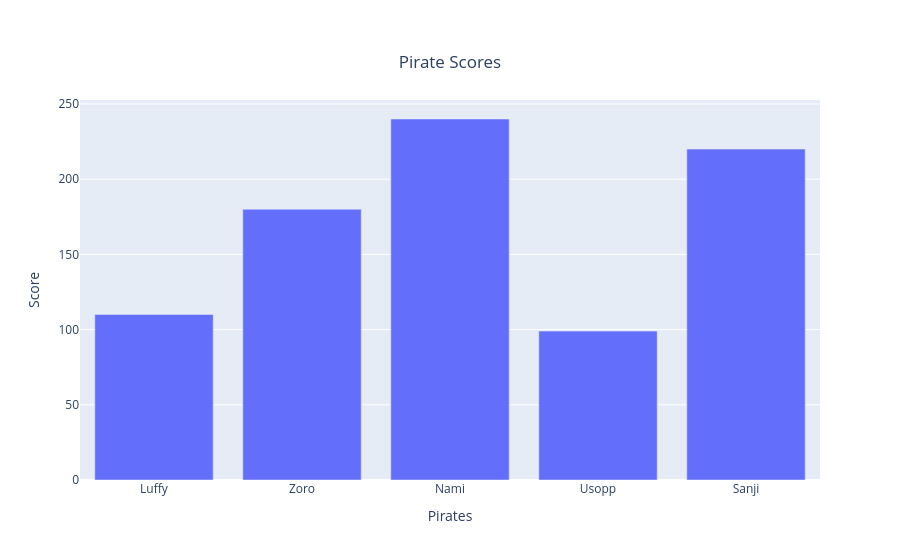

The cell this chart's notebook holds for it:
### Code cell
# Creating an empty figure object
graph = go.Figure()

# Adding a bar chart trace to the figure
graph.add_trace(go.Bar(x=x1,y=y1))

# Updating layout to customize the graph
graph.update_layout(title = 'Pirate Scores',
                    xaxis_title = 'Pirates',
                    yaxis_title = 'Score',
                    title_x = 0.5, # location of title horizontally
                    title_y = 0.90) # location of title vertically

### Figure 1 — Plotly figure (JSON) as saved in the notebook; plotly's stock layout.template omitted (floating-point values rounded to 4 significant figures)
{"data": [{"type": "bar", "x": ["Luffy", "Zoro", "Nami", "Usopp", "Sanji"], "y": [110, 180, 240, 99, 220]}], "layout": {"title": {"text": "Pirate Scores", "x": 0.5, "y": 0.9}, "xaxis": {"title": {"text": "Pirates"}}, "yaxis": {"title": {"text": "Score"}}}}
